Frame 1 (no input): blank canvas, image omitted
Frame 60 (no input): blank canvas, image omitted
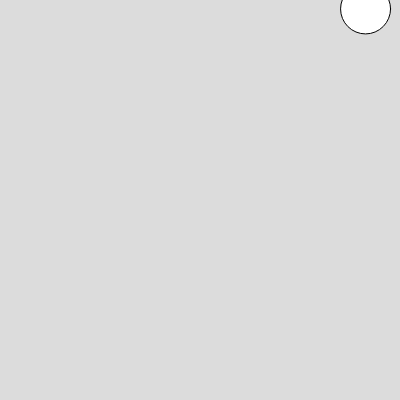
Frame 120 (the mouse pressed at the canvas centre since frame 60)

The p5.js sketch whose frames 1 and 60 were blank and that drew this single picture after the mouse press (run headless with seeded random() and noise() and a simulated clock; from frame 60 on, the mouse is pressed at the canvas centre):

// p5.js sketch
// ── sketch.js
let flowers = [];

function setup() {
  createCanvas(400,400);

}

function draw() {
  background(220);
    // console.log(flowers.length)
  for(let i=0; i<flowers.length; i++) {
 //check if the current mX and mY is on the flower
 

 flowers[i].changeColour(mouseX, mouseY);
   
    flowers[i].moveFlower();
    flowers[i].drawFlower();
  
  }
}

function mousePressed() {
  let tempFlower = new Flower(random(width),random(height), random(-5,5), random(-5,5));
  flowers.push(tempFlower);

}
// ── flowers.js
class Flower{
    constructor(x,y,xSpeed, ySpeed,size) {
        this.x = x;
        this.y = y;
        this.xSpeed = xSpeed;
        this.ySpeed = ySpeed;
        this.size = 50;
        this.hovered = false;
        }
        drawFlower() {
            if(this.hovered==true){
                fill("red");
            } else {
                fill("white");
            }
            // ellipse(this.x, this.y,20,50);
            // ellipse(this.x, this.y,50,20);
            ellipse(this.x, this.y,this.size);
        }

        moveFlower() {
            this.x += this.xSpeed;
            this.y += this.ySpeed;
            if(this.y>height || this.y<0){
                this.ySpeed = -this.ySpeed;
            }
            
            if(this.x>width || this.x<0){
                this.xSpeed = -this.xSpeed;
            }
        }
        changeColour(mX,mY) {
            let distance = dist(mX,mY,this.x, this.y);
            if(distance<this.size/2 ){
            this.hovered =true;
            }
        }

         grow() {
        if ( this.size = 200) {
        this.size = this.size + 1};
        }
}


            
    
